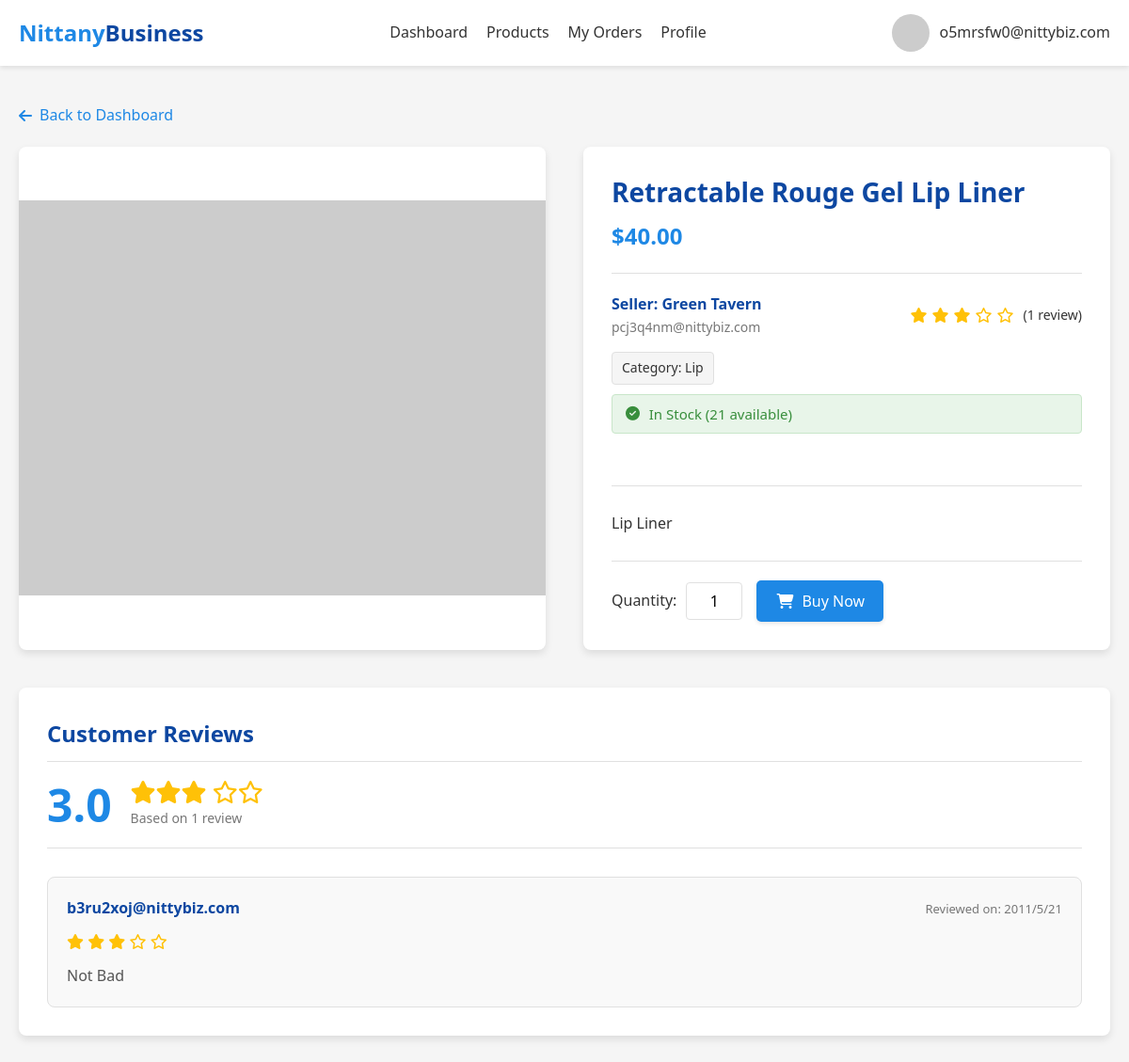
Page /product/72 (signed in) on the committed database.
### tables this page shows
CREATE TABLE Product_Listings (
    seller_email TEXT,
    listing_id INTEGER,
    category TEXT NOT NULL,
    product_title TEXT NOT NULL,
    product_name TEXT NOT NULL,
    product_description TEXT,
    quantity INTEGER NOT NULL,
    product_price REAL NOT NULL,
    status TEXT NOT NULL,
    PRIMARY KEY (seller_email, listing_id),
    FOREIGN KEY (seller_email) REFERENCES Sellers(email),
    FOREIGN KEY (category) REFERENCES Categories(category_name)
);

CREATE TABLE Sellers (
    email TEXT PRIMARY KEY,
    business_name TEXT,
    business_address_id INTEGER,
    bank_routing_number TEXT,
    bank_account_number TEXT,
    balance REAL DEFAULT 0,
    FOREIGN KEY (email) REFERENCES Users(email),
    FOREIGN KEY (business_address_id) REFERENCES Address(address_ID)
);

CREATE TABLE Reviews (
    order_id INTEGER PRIMARY KEY,
    review_desc TEXT,
    rating INTEGER CHECK(rating >= 1 AND rating <= 5),
    FOREIGN KEY (order_id) REFERENCES Orders(order_id)
);

CREATE TABLE Orders (
    order_id INTEGER PRIMARY KEY,
    seller_email TEXT NOT NULL,
    listing_id INTEGER NOT NULL,
    buyer_email TEXT NOT NULL,
    date TEXT NOT NULL,
    quantity INTEGER NOT NULL,
    payment REAL NOT NULL,
    FOREIGN KEY (seller_email, listing_id) REFERENCES Product_Listings(seller_email, listing_id),
    FOREIGN KEY (buyer_email) REFERENCES Buyer(email)
);

### app.py (the view)
@app.route('/product/<int:listing_id>')
def product_detail(listing_id):
    if 'user_email' not in session:
        flash('Please log in to view product details.', 'warning')
        return redirect(url_for('login'))
    conn = None
    try:
        conn = get_db_connection()
        product = conn.execute(
            '''SELECT pl.*, s.business_name AS seller_name, s.email AS seller_email
               FROM Product_Listings pl
               JOIN Sellers s ON pl.Seller_Email = s.email
               WHERE pl.Listing_ID = ?''',
            (listing_id,)
        ).fetchone()
        if not product:
            flash('Product not found.', 'danger')
            return redirect(url_for('buyer_dashboard'))
        reviews = conn.execute(
            '''SELECT r.*, o.Buyer_Email, o.Date
               FROM Reviews r
               JOIN Orders o ON r.Order_ID = o.Order_ID
               WHERE o.Listing_ID = ?
               ORDER BY o.Date DESC''', #<- Order reviews by date, newest first
            (listing_id,)
        ).fetchall()
        rating_data = conn.execute(
            '''SELECT COALESCE(AVG(r.Rating), 0.0) AS average, COUNT(r.Rating) AS count
               FROM Reviews r
               JOIN Orders o ON r.Order_ID = o.Order_ID
               WHERE o.Listing_ID = ?''',
            (listing_id,)
        ).fetchone()
    except Exception as e:
        flash(f'An error occurred: {e}', 'danger')
        return redirect(url_for('buyer_dashboard'))
    finally:
        if conn:
            conn.close()
    return render_template(
        'product_detail.html',
        user_email=session['user_email'],
        user_type=session['user_type'],
        product=product,
        reviews=reviews,
        rating_data=rating_data
    )

### app.py (called while the page is built)
def get_db_connection():
    conn = sqlite3.connect(app.config['DATABASE'])
    conn.row_factory = sqlite3.Row
    return conn

### templates/product_detail.html (shortened to what this page needs)
<!DOCTYPE html>
<html lang="en">
<head>
    <link rel="stylesheet" href="https://cdnjs.cloudflare.com/ajax/libs/font-awesome/6.4.0/css/all.min.css">
</head>
<body>
    <header>
        <div class="container">
            <nav class="navbar">
                <a href="/" class="logo">Nittany<span>Business</span></a>
                <div class="nav-links">
                    <a href="/buyer_dashboard">Dashboard</a>
                    <a href="/buyer_dashboard?tab=products">Products</a>
                    <a href="/buyer_dashboard?tab=orders">My Orders</a>
                    <a href="/buyer_dashboard?tab=profile">Profile</a>
                </div>
                <div class="user-menu">
                    <img src="/static/images/user-default.jpg" alt="User Avatar"
                        onerror="this.onerror=null;this.src='https://placehold.co/40x40/0d47a1/ffffff?text=User';">
                    <span>{{ user_email }}</span>
                </div>
            </nav>
        </div>
    </header>
    <main>
        <div class="container">
            <a href="{{ url_for('buyer_dashboard') }}" class="back-link">
                <i class="fas fa-arrow-left"></i> Back to Dashboard
            </a>
            <div class="product-detail-container">
                <div class="product-image-container">
                    <img src="/static/images/products/{{ product.Listing_ID }}.jpg" alt="{{ product.Product_Title }}"
                        onerror="this.onerror=null;this.src='https://placehold.co/600x450/e0e0e0/757575?text=No+Image';">
                </div>
                <div class="product-info">
                    <h1 class="product-title">{{ product.Product_Title }}</h1>
                    <div class="product-price">${{ "%.2f"|format(product.Product_Price) }}</div>
                    <div class="product-meta">
                        <div class="product-seller">
                            <div class="seller-info">
                                <div class="seller-name">Seller: {{ product.seller_name }}</div>
                                <div class="seller-email">{{ product.seller_email }}</div>
                            </div>
                            <div class="star-rating">
                                {% set avg_val = rating_data.average if rating_data and rating_data.average is not none
                                else 0 %}
                                {% set count_val = rating_data.count if rating_data and rating_data.count is not none
                                else 0 %}
                                {% set rating_int = avg_val|int %}
                                {% for i in range(rating_int) %}
                                <i class="fas fa-star"></i>
                                {% endfor %}
                                {% for i in range(5 - rating_int) %}
                                <i class="far fa-star"></i>
                                {% endfor %}
                                <span>({{ count_val }} review{% if count_val != 1 %}s{% endif %})</span>
                            </div>
                        </div>
                        <div class="product-category">
                            Category: {{ product.Category }}
                        </div>
                        <div
                            class="product-availability {% if product.Quantity > 10 %}in-stock{% elif product.Quantity > 0 %}low-stock{% else %}out-of-stock{% endif %}">
                            {% if product.Quantity > 10 %}
                            <i class="fas fa-check-circle fa-fw"></i> In Stock ({{ product.Quantity }} available)
                            {% elif product.Quantity > 0 %}
                            <i class="fas fa-exclamation-circle fa-fw"></i> Low Stock (Only {{ product.Quantity }}
                            left!)
                            {% else %}
                            <i class="fas fa-times-circle fa-fw"></i> Out of Stock
                            {% endif %}
                        </div>
                    </div>
                    <div class="product-description">
                        <p>{{ product.Product_Description if product.Product_Description else "No description
                            available." }}</p>
                    </div>
                    {% if product.Quantity > 0 %}
                    <form action="{{ url_for('add_to_cart') }}" method="POST">
                        <div class="buy-section">
                            <div class="quantity-selector">
                                <label for="quantity-input" class="quantity-label">Quantity:</label>
                                <input type="number" id="quantity-input" name="quantity" class="quantity-input" min="1"
                                    max="{{ product.Quantity }}" value="1" required>
                            </div>
                            <button type="submit" class="btn btn-primary">
                                <i class="fas fa-shopping-cart fa-fw"></i> Buy Now
                            </button>
                        </div>
                    </form>
                    {% else %}
                    <div class="buy-section">
                        <button type="button" class="btn btn-primary" disabled>
                            <i class="fas fa-times-circle fa-fw"></i> Out of Stock
                        </button>
                    </div>
                    {% endif %}
                </div>
            </div>
            <div class="reviews-section">
                <h2 class="section-title">Customer Reviews</h2>
                {% set avg_val = rating_data.average if rating_data and rating_data.average is not none else 0 %}
                {% set count_val = rating_data.count if rating_data and rating_data.count is not none else 0 %}
                <div class="review-summary">
                    <div class="average-rating-display">
                        {{ "%.1f"|format(avg_val) }}
                    </div>
                    <div class="rating-stars-summary">
                        <div class="stars">
                            {% set rating_int = avg_val|int %}
                            {% for i in range(rating_int) %}<i class="fas fa-star"></i>{% endfor %}
                            {% for i in range(5 - rating_int) %}<i class="far fa-star"></i>{% endfor %}
                        </div>
                        <div class="review-count-summary">
                            Based on {{ count_val }} review{% if count_val != 1 %}s{% endif %}
                        </div>
                    </div>
                </div>
                {% if reviews %}
                <div class="review-list">
                    {% for review in reviews %}
                    <div class="review-card">
                        <div class="review-header">
                            <div class="reviewer-info">{{ review.Buyer_Email }}</div>
                            <div class="review-date">Reviewed on: {{ review.Date if review.Date else 'N/A' }}</div>
                        </div>
                        <div class="review-rating">
                            {% set individual_rating = review.Rating|int %}
                            {% for i in range(individual_rating) %}
                            <i class="fas fa-star"></i>
                            {% endfor %}
                            {% for i in range(5 - individual_rating) %}
                            <i class="far fa-star"></i>
                            {% endfor %}
                        </div>
                        <div class="review-content">
                            <p>{{ review.Review_Desc if review.Review_Desc else "No comment provided." }}</p>
                        </div>
                    </div>
                    {% endfor %}
                </div>
                {% else %}
                <div class="no-reviews">
                    <i class="fas fa-comment-slash"></i>
                    <h3>No Reviews Yet</h3>
                    <p>Be the first to share your thoughts on this product!</p>
                </div>
                {% endif %}
            </div>
        </div>
    </main>
</body>
</html>

### rows in the picture
Product_Listings: Product_Title "Retractable Rouge Gel Lip Liner", Product_Price "40.00", seller_email "pcj3q4nm@nittybiz.com", Category "Lip", Quantity "21", product_description "Lip Liner"
Sellers: seller_name "Green Tavern"
Reviews: Buyer_Email "b3ru2xoj@nittybiz.com", date "2011/5/21", review_desc "Not Bad"

### other values in the picture
{{ user_email }} "o5mrsfw0@nittybiz.com"
{{ count_val }} "1"
{{ "%.1f"|format(avg_val) }} "3.0"
